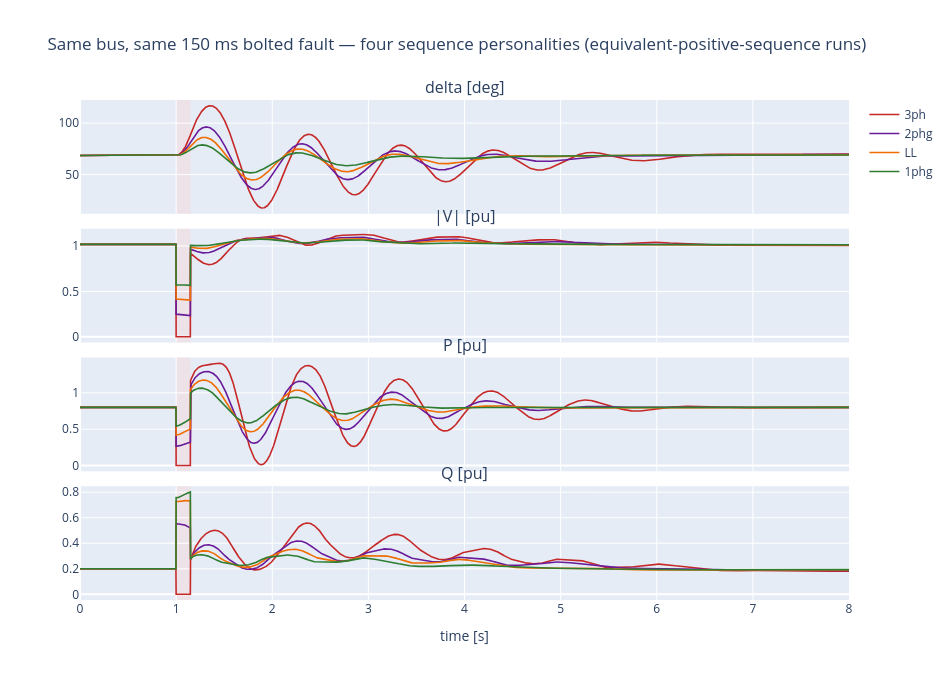

Notebook code cell kept with this figure:
### Markdown cell above
### 8.6 The spin-off plot: one fault, four sequence personalities

Now run the same physical event — a **bolted 150 ms fault at the HV
bus** — four times, each time applying the equivalent positive-sequence
shunt for one fault type. Per pedagogy rule 1, what the runner does:
`three_phase_fault_schedule(t_on, t_off, Z)` sets
`network.set_fault(1/Z)` at $t_{\text{on}}$ and clears it at
$t_{\text{off}}$; the GENROU+ST1A+PSS1A stack integrates

$$2H\,\dot{\bar\omega} = P_m - P_e(\delta, E'_q, E'_d, V) - D\bar\omega,
\qquad \dot\delta = \omega_0\bar\omega,$$

with $T'_{d0}\dot E'_q$, $T'_{q0}\dot E'_d$, the AVR and the PSS as in
Phase 2.2 §6. Nothing about the machine knows which fault type it is —
the fault type lives entirely in the admittance.

### Code cell
def run_fault(Z_shunt, dur, t_end=8.0, t_on=1.0, h=2e-3):
    '''Fresh model stack; bolted-equivalent shunt Z_shunt for dur seconds.'''
    n = Network(R_line, X_line)
    g = GENROU(D=3.0); aexc = ST1A(); pss = PSS1A()
    sched = three_phase_fault_schedule(t_on, t_on + dur, Z_shunt)
    return run_smib_genrou_avr_pss(g, aexc, pss, n, t_end=t_end, h=h,
                                   scenarios=[sched], init_V=V1, init_S=S)

DUR = 0.150
results = {k: run_fault(z, DUR) for k, z in Zeq.items()}

panels = [('delta [deg]',  lambda r: np.degrees(r.traces['delta'])),
          ('|V| [pu]',     lambda r: r.traces['|V|']),
          ('P [pu]',       lambda r: r.traces['P']),
          ('Q [pu]',       lambda r: r.traces['Q'])]
colors = {'3ph': C_RED, '2phg': C_PURPLE, 'LL': C_ORANGE, '1phg': C_GREEN}
fig = make_subplots(rows=len(panels), cols=1, shared_xaxes=True,
                    vertical_spacing=0.03,
                    subplot_titles=[p[0] for p in panels])
for i, (lbl, fn) in enumerate(panels, start=1):
    for k, r in results.items():
        fig.add_trace(go.Scatter(x=r.t, y=fn(r), name=k,
                                 line=dict(color=colors[k], width=1.6),
                                 showlegend=(i == 1)), row=i, col=1)
    fig.add_vrect(x0=1.0, x1=1.0+DUR, fillcolor=FAULT_SHADE, opacity=0.35,
                  layer='below', line_width=0, row=i, col=1)
fig.update_xaxes(title_text='time [s]', row=len(panels), col=1)
fig.update_layout(height=170*len(panels), width=950,
                  title=f'Same bus, same {DUR*1000:.0f} ms bolted fault — four '
                        'sequence personalities (equivalent-positive-sequence runs)')
fig.show()

print(f'{"fault":6s} {"Z_eq":>10s} {"mid-fault |V|":>14s} {"peak delta":>11s} {"P recovery":>11s}')
i_mid = int((1.0 + DUR/2) / 2e-3)
for k, r in results.items():
    d = np.degrees(r.traces['delta'])
    print(f'{k:6s} {Zeq[k].imag:8.4f}j {r.traces["|V|"][i_mid]:14.3f} '
          f'{d.max():9.1f} deg {r.traces["P"][-1]:9.3f} pu')

### Figure 1 — Plotly figure (JSON) as saved in the notebook; plotly's stock layout.template omitted (floating-point values rounded to 4 significant figures; data arrays with more than 128 entries replaced by an {"elided": "..."} marker saying what was removed)
{"data": [{"line": {"color": "#C62828", "width": 1.6}, "name": "3ph", "showlegend": true, "type": "scatter", "x": {"elided": "4001 float values"}, "xaxis": "x", "y": {"elided": "4001 float values"}, "yaxis": "y"}, {"line": {"color": "#6A1B9A", "width": 1.6}, "name": "2phg", "showlegend": true, "type": "scatter", "x": {"elided": "4001 float values"}, "xaxis": "x", "y": {"elided": "4001 float values"}, "yaxis": "y"}, {"line": {"color": "#EF6C00", "width": 1.6}, "name": "LL", "showlegend": true, "type": "scatter", "x": {"elided": "4001 float values"}, "xaxis": "x", "y": {"elided": "4001 float values"}, "yaxis": "y"}, {"line": {"color": "#2E7D32", "width": 1.6}, "name": "1phg", "showlegend": true, "type": "scatter", "x": {"elided": "4001 float values"}, "xaxis": "x", "y": {"elided": "4001 float values"}, "yaxis": "y"}, {"line": {"color": "#C62828", "width": 1.6}, "name": "3ph", "showlegend": false, "type": "scatter", "x": {"elided": "4001 float values"}, "xaxis": "x2", "y": {"elided": "4001 float values"}, "yaxis": "y2"}, {"line": {"color": "#6A1B9A", "width": 1.6}, "name": "2phg", "showlegend": false, "type": "scatter", "x": {"elided": "4001 float values"}, "xaxis": "x2", "y": {"elided": "4001 float values"}, "yaxis": "y2"}, {"line": {"color": "#EF6C00", "width": 1.6}, "name": "LL", "showlegend": false, "type": "scatter", "x": {"elided": "4001 float values"}, "xaxis": "x2", "y": {"elided": "4001 float values"}, "yaxis": "y2"}, {"line": {"color": "#2E7D32", "width": 1.6}, "name": "1phg", "showlegend": false, "type": "scatter", "x": {"elided": "4001 float values"}, "xaxis": "x2", "y": {"elided": "4001 float values"}, "yaxis": "y2"}, {"line": {"color": "#C62828", "width": 1.6}, "name": "3ph", "showlegend": false, "type": "scatter", "x": {"elided": "4001 float values"}, "xaxis": "x3", "y": {"elided": "4001 float values"}, "yaxis": "y3"}, {"line": {"color": "#6A1B9A", "width": 1.6}, "name": "2phg", "showlegend": false, "type": "scatter", "x": {"elided": "4001 float values"}, "xaxis": "x3", "y": {"elided": "4001 float values"}, "yaxis": "y3"}, {"line": {"color": "#EF6C00", "width": 1.6}, "name": "LL", "showlegend": false, "type": "scatter", "x": {"elided": "4001 float values"}, "xaxis": "x3", "y": {"elided": "4001 float values"}, "yaxis": "y3"}, {"line": {"color": "#2E7D32", "width": 1.6}, "name": "1phg", "showlegend": false, "type": "scatter", "x": {"elided": "4001 float values"}, "xaxis": "x3", "y": {"elided": "4001 float values"}, "yaxis": "y3"}, {"line": {"color": "#C62828", "width": 1.6}, "name": "3ph", "showlegend": false, "type": "scatter", "x": {"elided": "4001 float values"}, "xaxis": "x4", "y": {"elided": "4001 float values"}, "yaxis": "y4"}, {"line": {"color": "#6A1B9A", "width": 1.6}, "name": "2phg", "showlegend": false, "type": "scatter", "x": {"elided": "4001 float values"}, "xaxis": "x4", "y": {"elided": "4001 float values"}, "yaxis": "y4"}, {"line": {"color": "#EF6C00", "width": 1.6}, "name": "LL", "showlegend": false, "type": "scatter", "x": {"elided": "4001 float values"}, "xaxis": "x4", "y": {"elided": "4001 float values"}, "yaxis": "y4"}, {"line": {"color": "#2E7D32", "width": 1.6}, "name": "1phg", "showlegend": false, "type": "scatter", "x": {"elided": "4001 float values"}, "xaxis": "x4", "y": {"elided": "4001 float values"}, "yaxis": "y4"}], "layout": {"annotations": [{"font": {"size": 16}, "showarrow": false, "text": "delta [deg]", "x": 0.5, "xanchor": "center", "xref": "paper", "y": 1.0, "yanchor": "bottom", "yref": "paper"}, {"font": {"size": 16}, "showarrow": false, "text": "|V| [pu]", "x": 0.5, "xanchor": "center", "xref": "paper", "y": 0.7425, "yanchor": "bottom", "yref": "paper"}, {"font": {"size": 16}, "showarrow": false, "text": "P [pu]", "x": 0.5, "xanchor": "center", "xref": "paper", "y": 0.485, "yanchor": "bottom", "yref": "paper"}, {"font": {"size": 16}, "showarrow": false, "text": "Q [pu]", "x": 0.5, "xanchor": "center", "xref": "paper", "y": 0.2275, "yanchor": "bottom", "yref": "paper"}], "height": 680, "shapes": [{"fillcolor": "#FFCDD2", "layer": "below", "line": {"width": 0}, "opacity": 0.35, "type": "rect", "x0": 1.0, "x1": 1.15, "xref": "x", "y0": 0, "y1": 1, "yref": "y domain"}, {"fillcolor": "#FFCDD2", "layer": "below", "line": {"width": 0}, "opacity": 0.35, "type": "rect", "x0": 1.0, "x1": 1.15, "xref": "x2", "y0": 0, "y1": 1, "yref": "y2 domain"}, {"fillcolor": "#FFCDD2", "layer": "below", "line": {"width": 0}, "opacity": 0.35, "type": "rect", "x0": 1.0, "x1": 1.15, "xref": "x3", "y0": 0, "y1": 1, "yref": "y3 domain"}, {"fillcolor": "#FFCDD2", "layer": "below", "line": {"width": 0}, "opacity": 0.35, "type": "rect", "x0": 1.0, "x1": 1.15, "xref": "x4", "y0": 0, "y1": 1, "yref": "y4 domain"}], "title": {"text": "Same bus, same 150 ms bolted fault — four sequence personalities (equivalent-positive-sequence runs)"}, "width": 950, "xaxis": {"anchor": "y", "domain": [0.0, 1.0], "matches": "x4", "showticklabels": false}, "xaxis2": {"anchor": "y2", "domain": [0.0, 1.0], "matches": "x4", "showticklabels": false}, "xaxis3": {"anchor": "y3", "domain": [0.0, 1.0], "matches": "x4", "showticklabels": false}, "xaxis4": {"anchor": "y4", "domain": [0.0, 1.0], "title": {"text": "time [s]"}}, "yaxis": {"anchor": "x", "domain": [0.7725, 1.0]}, "yaxis2": {"anchor": "x2", "domain": [0.515, 0.7425]}, "yaxis3": {"anchor": "x3", "domain": [0.2575, 0.485]}, "yaxis4": {"anchor": "x4", "domain": [0.0, 0.2275]}}}
